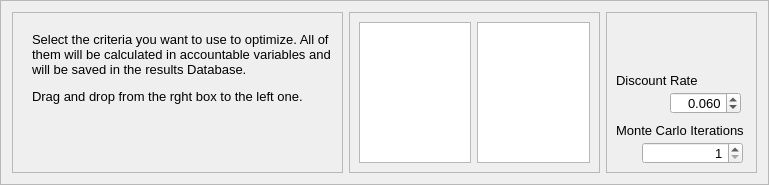
         <widget class="QFrame" name="frame_6">
          <property name="minimumSize">
           <size>
            <width>158</width>
            <height>0</height>
           </size>
          </property>
          <property name="frameShape">
           <enum>QFrame::StyledPanel</enum>
          </property>
          <property name="frameShadow">
           <enum>QFrame::Raised</enum>
          </property>
          <layout class="QHBoxLayout" name="horizontalLayout_3">
           <item>
            <widget class="QFrame" name="frame_7">
             <property name="minimumSize">
              <size>
               <width>331</width>
               <height>161</height>
              </size>
             </property>
             <property name="maximumSize">
              <size>
               <width>331</width>
               <height>161</height>
              </size>
             </property>
             <property name="frameShape">
              <enum>QFrame::StyledPanel</enum>
             </property>
             <property name="frameShadow">
              <enum>QFrame::Raised</enum>
             </property>
             <widget class="QLabel" name="ObjLabel">
              <property name="geometry">
               <rect>
                <x>20</x>
                <y>10</y>
                <width>301</width>
                <height>92</height>
               </rect>
              </property>
              <property name="minimumSize">
               <size>
                <width>301</width>
                <height>92</height>
               </size>
              </property>
              <property name="font">
               <font>
                <pointsize>10</pointsize>
               </font>
              </property>
              <property name="text">
               <string>&lt;html&gt;&lt;head/&gt;&lt;body&gt;&lt;p&gt;Select the criteria you want to use to optimize. All of them will be calculated in accountable variables and will be saved in the results Database. &lt;/p&gt;&lt;p&gt;Drag and drop from the rght box to the left one. &lt;/p&gt;&lt;/body&gt;&lt;/html&gt;</string>
              </property>
              <property name="wordWrap">
               <bool>true</bool>
              </property>
             </widget>
            </widget>
           </item>
           <item>
            <widget class="QFrame" name="frame_4">
             <property name="minimumSize">
              <size>
               <width>251</width>
               <height>161</height>
              </size>
             </property>
             <property name="maximumSize">
              <size>
               <width>251</width>
               <height>161</height>
              </size>
             </property>
             <property name="frameShape">
              <enum>QFrame::StyledPanel</enum>
             </property>
             <property name="frameShadow">
              <enum>QFrame::Raised</enum>
             </property>
             <layout class="QHBoxLayout" name="horizontalLayout">
              <item>
               <widget class="QListWidget" name="CriteriaList">
                <property name="font">
                 <font>
                  <pointsize>10</pointsize>
                 </font>
                </property>
                <property name="acceptDrops">
                 <bool>true</bool>
                </property>
                <property name="dragEnabled">
                 <bool>true</bool>
                </property>
                <property name="dragDropMode">
                 <enum>QAbstractItemView::DragDrop</enum>
                </property>
                <property name="defaultDropAction">
                 <enum>Qt::MoveAction</enum>
                </property>
                <property name="alternatingRowColors">
                 <bool>true</bool>
                </property>
                <property name="selectionMode">
                 <enum>QAbstractItemView::ExtendedSelection</enum>
                </property>
               </widget>
              </item>
              <item>
               <widget class="QListWidget" name="OptCriteriaList">
                <property name="font">
                 <font>
                  <pointsize>10</pointsize>
                 </font>
                </property>
                <property name="acceptDrops">
                 <bool>true</bool>
                </property>
                <property name="dragEnabled">
                 <bool>true</bool>
                </property>
                <property name="dragDropMode">
                 <enum>QAbstractItemView::DragDrop</enum>
                </property>
                <property name="defaultDropAction">
                 <enum>Qt::MoveAction</enum>
                </property>
                <property name="alternatingRowColors">
                 <bool>true</bool>
                </property>
                <property name="selectionMode">
                 <enum>QAbstractItemView::ExtendedSelection</enum>
                </property>
               </widget>
              </item>
             </layout>
            </widget>
           </item>
           <item>
            <widget class="QFrame" name="frame_8">
             <property name="minimumSize">
              <size>
               <width>151</width>
               <height>161</height>
              </size>
             </property>
             <property name="maximumSize">
              <size>
               <width>16777215</width>
               <height>161</height>
              </size>
             </property>
             <property name="frameShape">
              <enum>QFrame::StyledPanel</enum>
             </property>
             <property name="frameShadow">
              <enum>QFrame::Raised</enum>
             </property>
             <widget class="QLabel" name="label_12">
              <property name="geometry">
               <rect>
                <x>10</x>
                <y>60</y>
                <width>81</width>
                <height>16</height>
               </rect>
              </property>
              <property name="font">
               <font>
                <pointsize>10</pointsize>
               </font>
              </property>
              <property name="text">
               <string>Discount Rate:</string>
              </property>
             </widget>
             <widget class="QDoubleSpinBox" name="discRateSpin">
              <property name="geometry">
               <rect>
                <x>64</x>
                <y>80</y>
                <width>71</width>
                <height>22</height>
               </rect>
              </property>
              <property name="font">
               <font>
                <pointsize>10</pointsize>
               </font>
              </property>
              <property name="alignment">
               <set>Qt::AlignRight|Qt::AlignTrailing|Qt::AlignVCenter</set>
              </property>
              <property name="decimals">
               <number>3</number>
              </property>
              <property name="minimum">
               <double>0.000000000000000</double>
              </property>
              <property name="maximum">
               <double>0.200000000000000</double>
              </property>
              <property name="singleStep">
               <double>0.010000000000000</double>
              </property>
              <property name="value">
               <double>0.060000000000000</double>
              </property>
             </widget>
             <widget class="QLabel" name="label_14">
              <property name="geometry">
               <rect>
                <x>10</x>
                <y>110</y>
                <width>141</width>
                <height>16</height>
               </rect>
              </property>
              <property name="font">
               <font>
                <pointsize>10</pointsize>
               </font>
              </property>
              <property name="text">
               <string>Monte Carlo Iterations</string>
              </property>
             </widget>
             <widget class="QDoubleSpinBox" name="mcIterationsSpin">
              <property name="geometry">
               <rect>
                <x>36</x>
                <y>130</y>
                <width>101</width>
                <height>22</height>
               </rect>
              </property>
              <property name="font">
               <font>
                <pointsize>10</pointsize>
               </font>
              </property>
              <property name="alignment">
               <set>Qt::AlignRight|Qt::AlignTrailing|Qt::AlignVCenter</set>
              </property>
              <property name="decimals">
               <number>0</number>
              </property>
              <property name="minimum">
               <double>1.000000000000000</double>
              </property>
              <property name="maximum">
               <double>10000.000000000000000</double>
              </property>
              <property name="singleStep">
               <double>100.000000000000000</double>
              </property>
              <property name="value">
               <double>1.000000000000000</double>
              </property>
             </widget>
            </widget>
           </item>
          </layout>
         </widget>
